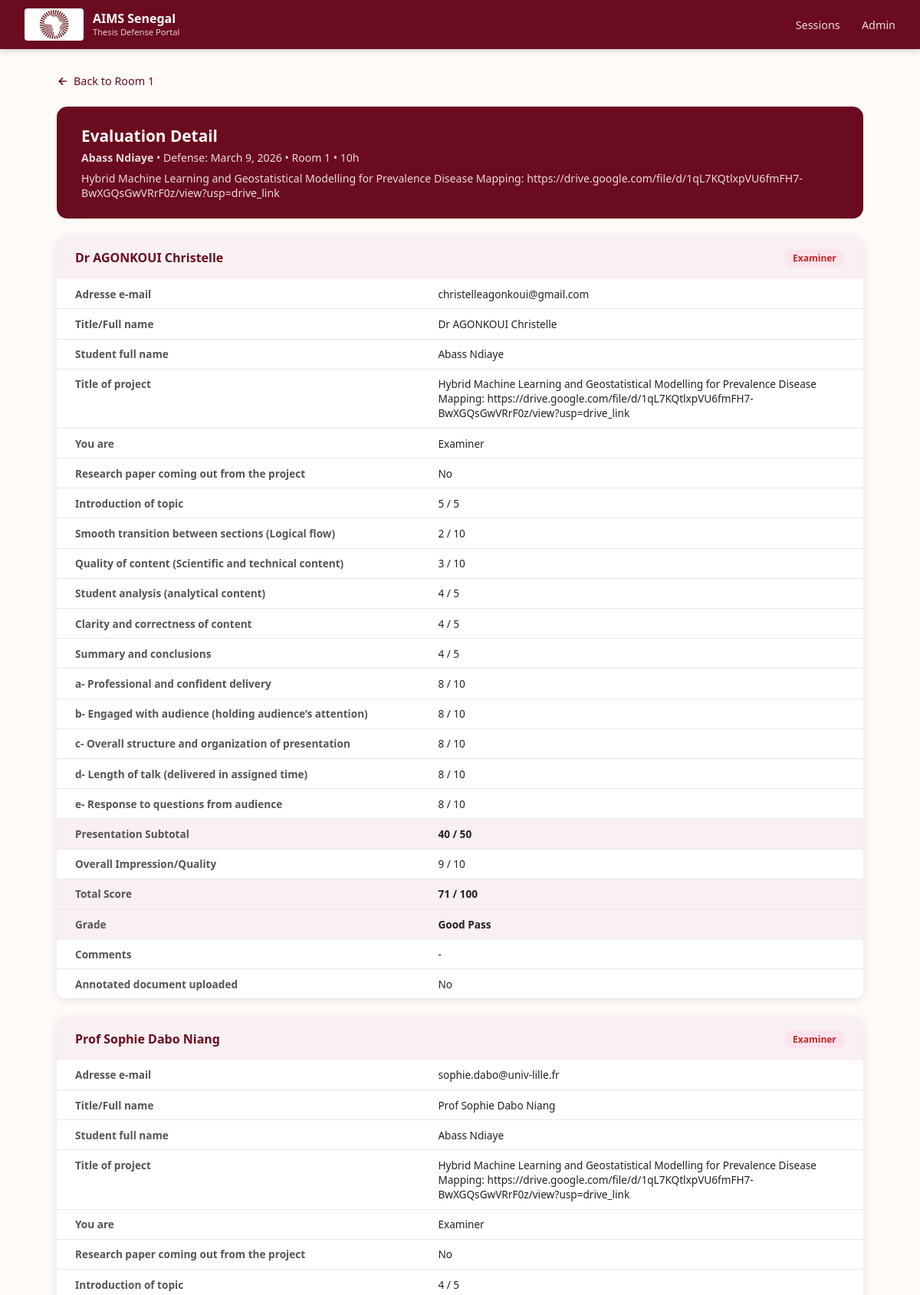
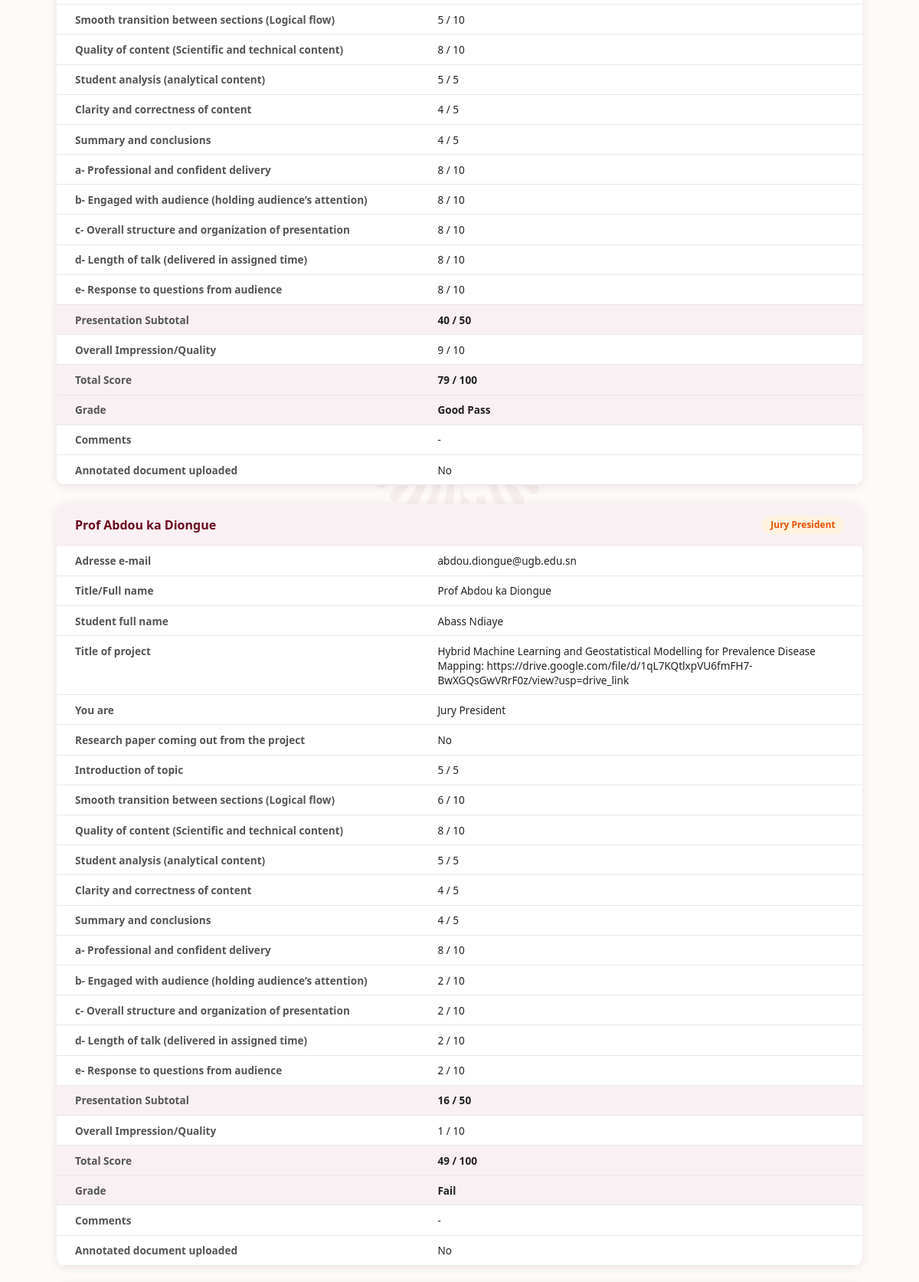
The page /student/125/detail/ (signed in, upper part) on the database its author committed (2 pictures, top to bottom).
### defense/models.py (models this page shows, shortened)
class Student(models.Model):
    ROOM_CHOICES = [(1, 'AIMS Room 1'), (2, 'AIMS Room 2')]
    DEFENSE_STATUS = [
        ('pending', 'Pending'),
        ('ongoing', 'Ongoing'),
        ('done', 'Done'),
    ]
    session = models.ForeignKey(Session, on_delete=models.CASCADE, related_name='students')
    time = models.CharField(max_length=20, blank=True)
    surname = models.CharField(max_length=100)
    given_names = models.CharField(max_length=200)
    thesis_title = models.TextField()
    room = models.IntegerField(choices=ROOM_CHOICES, default=1)
    defense_date = models.DateField(null=True, blank=True)
    supervisor_1_name        = models.CharField(max_length=200, blank=True)
    supervisor_1_email       = models.CharField(max_length=200, blank=True)
    supervisor_1_institution = models.CharField(max_length=200, blank=True)
    supervisor_2_name        = models.CharField(max_length=200, blank=True)
    supervisor_2_email       = models.CharField(max_length=200, blank=True)
    jury_president_name        = models.CharField(max_length=200, blank=True)
    jury_president_email       = models.CharField(max_length=200, blank=True)
    jury_president_affiliation = models.CharField(max_length=200, blank=True)
    examiner_1_name        = models.CharField(max_length=200, blank=True)
    examiner_1_email       = models.CharField(max_length=200, blank=True)
    examiner_1_affiliation = models.CharField(max_length=200, blank=True)
    examiner_2_name        = models.CharField(max_length=200, blank=True)
    examiner_2_email       = models.CharField(max_length=200, blank=True)
    examiner_2_affiliation = models.CharField(max_length=200, blank=True)
    examiner_3_name        = models.CharField(max_length=200, blank=True)
    examiner_3_email       = models.CharField(max_length=200, blank=True)
    examiner_3_affiliation = models.CharField(max_length=200, blank=True)
    defense_status    = models.CharField(max_length=20, choices=DEFENSE_STATUS, default='pending')
    started_at        = models.DateTimeField(null=True, blank=True)
    ended_at          = models.DateTimeField(null=True, blank=True)
    start_link_token  = models.CharField(max_length=64, blank=True, unique=True, null=True)
    started_by_session = models.CharField(max_length=64, blank=True)
    def full_name(self):
        return f"{self.given_names} {self.surname}"
    class Meta:
        ordering = ['time']

class Evaluation(models.Model):
    ROLE_CHOICES = [
        ('supervisor', 'Supervisor'),
        ('examiner', 'Examiner'),
        ('president', 'Jury President'),
    ]
    student = models.ForeignKey(Student, on_delete=models.CASCADE, related_name='evaluations')
    evaluator_email       = models.EmailField()
    evaluator_name        = models.CharField(max_length=200)
    student_full_name     = models.CharField(max_length=200)
    thesis_title_confirmed = models.TextField()
    role                  = models.CharField(max_length=20, choices=ROLE_CHOICES)
    research_paper        = models.BooleanField(default=False)
    score_clarity      = models.IntegerField(default=0)  # Clarity of problem & significance
    score_literature   = models.IntegerField(default=0)  # Literature knowledge
    score_knowledge    = models.IntegerField(default=0)  # Subject knowledge & methodology
    score_critical     = models.IntegerField(default=0)  # Critical analysis & contribution
    score_presentation = models.IntegerField(default=0)  # Presentation quality
    score_intro        = models.IntegerField(default=0)  # 1-5  Introduction of topic
    score_transition   = models.IntegerField(default=0)  # 1-10 Smooth transition between sections
    score_quality      = models.IntegerField(default=0)  # 1-10 Quality of content
    score_analysis     = models.IntegerField(default=0)  # 1-5  Student analysis
    score_correctness  = models.IntegerField(default=0)  # 1-5  Clarity and correctness of content
    score_summary      = models.IntegerField(default=0)  # 1-5  Summary and conclusions
    score_delivery     = models.IntegerField(default=0)  # a. Professional and confident delivery
    score_engagement   = models.IntegerField(default=0)  # b. Engaged with audience
    score_structure    = models.IntegerField(default=0)  # c. Overall structure and organization
    score_timing       = models.IntegerField(default=0)  # d. Length of talk
    score_qa           = models.IntegerField(default=0)  # e. Response to questions from audience
    score_overall      = models.IntegerField(default=0)  # 1-10 Overall Impression/Quality
    additional_info     = models.TextField(blank=True)
    annotated_document  = models.FileField(upload_to='pv_uploads/', blank=True, null=True)
    submitted_at        = models.DateTimeField(auto_now_add=True)
    submitted_by_session = models.CharField(max_length=64, blank=True)
    def total_score_raw(self):
        if self.role == 'supervisor':
            return (self.score_clarity + self.score_literature + self.score_knowledge
                    + self.score_critical + self.score_presentation)
        else:
            return (self.score_intro + self.score_transition + self.score_quality
                    + self.score_analysis + self.score_correctness + self.score_summary
                    + self.presentation_block_raw() + self.score_overall)
    def total_score_max(self):
        return 50 if self.role == 'supervisor' else 100
    def presentation_block_raw(self):
        return (self.score_delivery + self.score_engagement + self.score_structure
                + self.score_timing + self.score_qa)
    def total_score_percent(self):
        return (self.total_score_raw() / self.total_score_max()) * 100
    def grade_label(self):
        p = self.total_score_percent()
        if p >= 85:  return "Distinction"
        elif p >= 80: return "Very Good Pass"
        elif p >= 70: return "Good Pass"
        elif p >= 60: return "Pass"
        else:         return "Fail"

### defense/views.py (the view)
    def wrapper(request, *args, **kwargs):
        if not request.session.get('authenticated'):
            return redirect('password_gate')
        return view_func(request, *args, **kwargs)

### defense/views.py (called while the page is built)
def require_auth(view_func):
    def wrapper(request, *args, **kwargs):
        if not request.session.get('authenticated'):
            return redirect('password_gate')
        return view_func(request, *args, **kwargs)
    wrapper.__name__ = view_func.__name__
    return wrapper

@require_auth
def student_detail(request, student_id):
    student = get_object_or_404(Student, pk=student_id)
    evaluations = Evaluation.objects.filter(student=student).order_by('role', 'evaluator_name')
    eval_blocks = []
    for ev in evaluations:
        eval_blocks.append({
            'evaluation': ev,
            'rows': get_evaluation_detail_rows(ev),
        })
    final_grade_info = None
    if evaluations.exists():
        scores = calc_scores(student, list(evaluations))
        final_grade_info = {
            'final_score': scores['final_score'],
            'final_label': scores['final_grade'],
        }
    return render(request, 'defense/student_detail.html', {
        'student': student,
        'eval_blocks': eval_blocks,
        'final_grade_info': final_grade_info,
    })

### defense/templates/defense/student_detail.html (shortened to what this page needs)
{% extends "defense/base.html" %}
{% block content %}
<a href="{% url 'room_students' student.session.id student.room %}" class="back-link">
    <svg width="16" height="16" viewBox="0 0 24 24" fill="none" stroke="currentColor" stroke-width="2.5"><path d="M19 12H5M12 19l-7-7 7-7"/></svg>
    Back to Room {{ student.room }}
</a>
<div class="detail-header">
    <h2>Evaluation Detail</h2>
    <div class="meta">
        <strong>{{ student.full_name }}</strong> &bull;
        Defense: {{ student.defense_date }} &bull;
        Room {{ student.room }} &bull; {{ student.time }}
    </div>
    <div class="meta" style="margin-top:0.5rem;">{{ student.thesis_title }}</div>
</div>
{% if not eval_blocks %}
<div class="eval-block">
    <div class="empty-state">No evaluations have been submitted yet for this student.</div>
</div>
{% else %}
{% for block in eval_blocks %}
<div class="eval-block">
    <div class="eval-block-header">
        <h3>{{ block.evaluation.evaluator_name }}</h3>
        <span class="role-pill {{ block.evaluation.role }}">{{ block.evaluation.get_role_display }}</span>
    </div>
    <table class="detail-table">
        {% for label, value in block.rows %}
        <tr {% if 'Total' in label or label == 'Grade' or 'Subtotal' in label %}class="highlight"{% endif %}>
            <td class="label">{{ label }}</td>
            <td class="value">{{ value|linebreaksbr }}</td>
        </tr>
        {% endfor %}
    </table>
</div>
{% endfor %}
{% endif %}
{% endblock %}

### defense/templates/defense/student_detail.html (style rules this page uses)
.back-link { display:inline-flex;align-items:center;gap:6px;color:var(--aims-red);text-decoration:none;font-size:0.9rem;margin-bottom:1.5rem;font-weight:500; }
.detail-header { background: var(--aims-red); color: white; border-radius: 14px; padding: 1.5rem 2rem; margin-bottom: 1.5rem; }
.detail-header h2 { font-size: 1.3rem; margin-bottom: 0.3rem; }
.detail-header .meta { opacity: 0.85; font-size: 0.88rem; margin-top: 0.3rem; }
.eval-block { background: white; border-radius: 12px; box-shadow: var(--shadow); margin-bottom: 1.5rem; overflow: hidden; }
.eval-block-header { background: var(--aims-light); padding: 1rem 1.5rem; display: flex; justify-content: space-between; align-items: center; flex-wrap: wrap; gap: 0.5rem; }
.eval-block-header h3 { color: var(--aims-red); font-size: 1rem; }
.eval-block-header .role-pill { display: inline-block; padding: 0.2rem 0.7rem; border-radius: 16px; font-size: 0.75rem; font-weight: 700; }
.role-pill.president { background: #fff3e0; color: #e65100; }
.role-pill.examiner { background: #fce4ec; color: #c62828; }
.detail-table { width: 100%; border-collapse: collapse; }
.detail-table td { padding: 0.6rem 1.5rem; font-size: 0.85rem; border-bottom: 1px solid var(--gray-200); vertical-align: top; }
.detail-table tr:last-child td { border-bottom: none; }
.detail-table td.label { font-weight: 600; color: #555; width: 45%; }
.detail-table td.value { color: #222; }
.detail-table tr.highlight td { background: var(--aims-light); font-weight: 700; }

### rows shown on the page
Student: room "1", full_name "Abass Ndiaye", defense_date "March 9, 2026", time "10h", thesis_title "Hybrid Machine Learning and Geostatistical Modelling for Prevalence Disease Mapping: https://drive.google.com/file/d/1qL7KQtlxpVU6fmFH7-BwXGQsGwVRrF0z/view?usp=drive_link"
Evaluation: evaluation.evaluator_name "Dr AGONKOUI Christelle", evaluation.role "Examiner", rows "Adresse e-mail" "Title/Full name" "Student full name" "Title of project" "You are" "Research paper coming out from the project" "Introduction of topic" "Smooth transition between sections (Logical flow)" "Quality of content (Scientific and technical content)" "Student analysis (analytical content)" "Clarity and correctness of content" "Summary and conclusions" "a- Professional and confident delivery" "b- Engaged with audience (holding audience’s attention)" "c- Overall structure and organization of presentation" "d- Length of talk (delivered in assigned time)" "e- Response to questions from audience" "Presentation Subtotal" "Overall Impression/Quality" "Total Score" "Grade" "Comments" "Annotated document uploaded", rows "christelleagonkoui@gmail.com" "Dr AGONKOUI Christelle" "Abass Ndiaye" "Hybrid Machine Learning and Geostatistical Modelling for Prevalence Disease Mapping: https://drive.google.com/file/d/1qL7KQtlxpVU6fmFH7-BwXGQsGwVRrF0z/view?usp=drive_link" "Examiner" "No" "5 / 5" "2 / 10" "3 / 10" "4 / 5" "4 / 5" "4 / 5" "8 / 10" "8 / 10" "8 / 10" "8 / 10" "8 / 10" "40 / 50" "9 / 10" "71 / 100" "Good Pass" "-" "No"
Evaluation: evaluation.evaluator_name "Prof Sophie Dabo Niang", evaluation.role "Examiner", rows "Adresse e-mail" "Title/Full name" "Student full name" "Title of project" "You are" "Research paper coming out from the project" "Introduction of topic" "Smooth transition between sections (Logical flow)" "Quality of content (Scientific and technical content)" "Student analysis (analytical content)" "Clarity and correctness of content" "Summary and conclusions" "a- Professional and confident delivery" "b- Engaged with audience (holding audience’s attention)" "c- Overall structure and organization of presentation" "d- Length of talk (delivered in assigned time)" "e- Response to questions from audience" "Presentation Subtotal" "Overall Impression/Quality" "Total Score" "Grade" "Comments" "Annotated document uploaded", rows "sophie.dabo@univ-lille.fr" "Prof Sophie Dabo Niang" "Abass Ndiaye" "Hybrid Machine Learning and Geostatistical Modelling for Prevalence Disease Mapping: https://drive.google.com/file/d/1qL7KQtlxpVU6fmFH7-BwXGQsGwVRrF0z/view?usp=drive_link" "Examiner" "No" "4 / 5" "5 / 10" "8 / 10" "5 / 5" "4 / 5" "4 / 5" "8 / 10" "8 / 10" "8 / 10" "8 / 10" "8 / 10" "40 / 50" "9 / 10" "79 / 100" "Good Pass" "-" "No"
Evaluation: evaluation.evaluator_name "Prof Abdou ka Diongue", evaluation.role "Jury President", rows "Adresse e-mail" "Title/Full name" "Student full name" "Title of project" "You are" "Research paper coming out from the project" "Introduction of topic" "Smooth transition between sections (Logical flow)" "Quality of content (Scientific and technical content)" "Student analysis (analytical content)" "Clarity and correctness of content" "Summary and conclusions" "a- Professional and confident delivery" "b- Engaged with audience (holding audience’s attention)" "c- Overall structure and organization of presentation" "d- Length of talk (delivered in assigned time)" "e- Response to questions from audience" "Presentation Subtotal" "Overall Impression/Quality" "Total Score" "Grade" "Comments" "Annotated document uploaded", rows "abdou.diongue@ugb.edu.sn" "Prof Abdou ka Diongue" "Abass Ndiaye" "Hybrid Machine Learning and Geostatistical Modelling for Prevalence Disease Mapping: https://drive.google.com/file/d/1qL7KQtlxpVU6fmFH7-BwXGQsGwVRrF0z/view?usp=drive_link" "Jury President" "No" "5 / 5" "6 / 10" "8 / 10" "5 / 5" "4 / 5" "4 / 5" "8 / 10" "2 / 10" "2 / 10" "2 / 10" "2 / 10" "16 / 50" "1 / 10" "49 / 100" "Fail" "-" "No"
